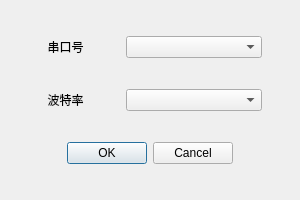
<?xml version="1.0" encoding="UTF-8"?>
<ui version="4.0">
 <class>CommunicateSettingDialog</class>
 <widget class="QDialog" name="CommunicateSettingDialog">
  <property name="geometry">
   <rect>
    <x>0</x>
    <y>0</y>
    <width>300</width>
    <height>200</height>
   </rect>
  </property>
  <property name="windowTitle">
   <string>Dialog</string>
  </property>
  <layout class="QVBoxLayout" name="verticalLayout" stretch="1,1,1">
   <item>
    <layout class="QHBoxLayout" name="horizontalLayout" stretch="1,2,1,5,1">
     <item>
      <spacer name="horizontalSpacer">
       <property name="orientation">
        <enum>Qt::Horizontal</enum>
       </property>
       <property name="sizeHint" stdset="0">
        <size>
         <width>40</width>
         <height>20</height>
        </size>
       </property>
      </spacer>
     </item>
     <item>
      <widget class="QLabel" name="label">
       <property name="text">
        <string>串口号</string>
       </property>
       <property name="alignment">
        <set>Qt::AlignCenter</set>
       </property>
      </widget>
     </item>
     <item>
      <spacer name="horizontalSpacer_3">
       <property name="orientation">
        <enum>Qt::Horizontal</enum>
       </property>
       <property name="sizeHint" stdset="0">
        <size>
         <width>40</width>
         <height>20</height>
        </size>
       </property>
      </spacer>
     </item>
     <item>
      <widget class="QComboBox" name="SeriolNumberBox"/>
     </item>
     <item>
      <spacer name="horizontalSpacer_2">
       <property name="orientation">
        <enum>Qt::Horizontal</enum>
       </property>
       <property name="sizeHint" stdset="0">
        <size>
         <width>40</width>
         <height>20</height>
        </size>
       </property>
      </spacer>
     </item>
    </layout>
   </item>
   <item>
    <layout class="QHBoxLayout" name="horizontalLayout_2" stretch="1,2,1,5,1">
     <item>
      <spacer name="horizontalSpacer_4">
       <property name="orientation">
        <enum>Qt::Horizontal</enum>
       </property>
       <property name="sizeHint" stdset="0">
        <size>
         <width>40</width>
         <height>20</height>
        </size>
       </property>
      </spacer>
     </item>
     <item>
      <widget class="QLabel" name="label_2">
       <property name="text">
        <string>波特率</string>
       </property>
       <property name="alignment">
        <set>Qt::AlignCenter</set>
       </property>
      </widget>
     </item>
     <item>
      <spacer name="horizontalSpacer_5">
       <property name="orientation">
        <enum>Qt::Horizontal</enum>
       </property>
       <property name="sizeHint" stdset="0">
        <size>
         <width>40</width>
         <height>20</height>
        </size>
       </property>
      </spacer>
     </item>
     <item>
      <widget class="QComboBox" name="portBox"/>
     </item>
     <item>
      <spacer name="horizontalSpacer_6">
       <property name="orientation">
        <enum>Qt::Horizontal</enum>
       </property>
       <property name="sizeHint" stdset="0">
        <size>
         <width>40</width>
         <height>20</height>
        </size>
       </property>
      </spacer>
     </item>
    </layout>
   </item>
   <item>
    <layout class="QHBoxLayout" name="horizontalLayout_3">
     <item>
      <widget class="QDialogButtonBox" name="buttonBox">
       <property name="sizePolicy">
        <sizepolicy hsizetype="Fixed" vsizetype="Fixed">
         <horstretch>0</horstretch>
         <verstretch>0</verstretch>
        </sizepolicy>
       </property>
       <property name="orientation">
        <enum>Qt::Horizontal</enum>
       </property>
       <property name="standardButtons">
        <set>QDialogButtonBox::Cancel|QDialogButtonBox::Ok</set>
       </property>
      </widget>
     </item>
    </layout>
   </item>
  </layout>
 </widget>
 <resources/>
 <connections>
  <connection>
   <sender>buttonBox</sender>
   <signal>accepted()</signal>
   <receiver>CommunicateSettingDialog</receiver>
   <slot>accept()</slot>
   <hints>
    <hint type="sourcelabel">
     <x>248</x>
     <y>254</y>
    </hint>
    <hint type="destinationlabel">
     <x>157</x>
     <y>274</y>
    </hint>
   </hints>
  </connection>
  <connection>
   <sender>buttonBox</sender>
   <signal>rejected()</signal>
   <receiver>CommunicateSettingDialog</receiver>
   <slot>reject()</slot>
   <hints>
    <hint type="sourcelabel">
     <x>316</x>
     <y>260</y>
    </hint>
    <hint type="destinationlabel">
     <x>286</x>
     <y>274</y>
    </hint>
   </hints>
  </connection>
 </connections>
</ui>
